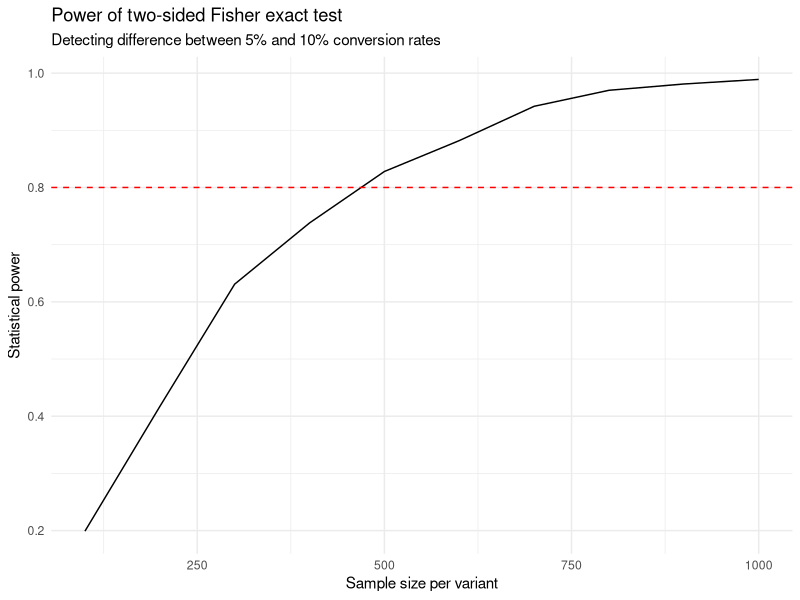

Here is the R script that generated this plot:
## ---- chunk 1
library(tidyverse)
## ---- chunk 2
results <- matrix(c(95, 80, 5, 20),
                 nrow = 2,
                 dimnames = list(
                   Variant = c("A", "B"),
                   Outcome = c("not converted", "converted")
                 ))
print(results)
## ---- chunk 3
fisher.test(results, alternative = "two.sided")
## ---- chunk 4
simulate_data <- function(n, p_a, p_b) {
  converted_a <- rbinom(1, n, p_a)
  converted_b <- rbinom(1, n, p_b)

  matrix(c(n - converted_a, n - converted_b, converted_a, converted_b),
         nrow = 2,
         dimnames = list(
           Variant = c("A", "B"),
           Outcome = c("not converted", "converted")
         ))
}

experiment <- function(n, p_a, p_b) {
  obs <- simulate_data(n, p_a, p_b)
  tryCatch(fisher.test(obs)$p.value, error = function(e) 1)
}

calculate_power <- function(sample_size, p_a = 0.05, p_b = 0.10, reps = 1000) {
  p_values <- replicate(reps, experiment(sample_size, p_a, p_b))
  sum(p_values < 0.05) / reps
}

power_results <- tibble(
  sample_size = seq(100, 1000, 100),
  power = map_dbl(sample_size, ~ calculate_power(.x))
)
## ---- chunk 5
power_results %>%
  ggplot(aes(x = sample_size, y = power)) +
  geom_line() +
  geom_hline(yintercept = 0.8, linetype = "dashed", color = "red") +
  theme_minimal() +
  labs(
    title = "Power of two-sided Fisher exact test",
    subtitle = "Detecting difference between 5% and 10% conversion rates",
    x = "Sample size per variant",
    y = "Statistical power"
  )
## ---- chunk 6
calculate_sample_size <- function(power_target = 0.8, n_start = 100, tol = 0.02, p_a = 0.05, p_b = 0.10) {
  max_reps <- 50
  n <- n_start
  nlast <- NULL
  current_power <- calculate_power(sample_size = n, p_a = p_a, p_b = p_b)
  n_reps <- 1

  while (abs(current_power - power_target) > tol && n_reps <= max_reps) {
    if (current_power < power_target) {
      nlast <- n
      n <- round(1.5 * n)
    } else if (is.null(nlast)) {
      nlast <- n
      n <- round(n / 1.5)
    } else {
      new_n <- round((n + nlast) / 2)
      nlast <- n
      n <- new_n
    }
    current_power <- calculate_power(sample_size = n, p_a = p_a, p_b = p_b)
    n_reps <- n_reps + 1
  }

  list(sample_size = n, power = current_power, iterations = n_reps)
}
## ---- chunk 7
required_sample_size <- calculate_sample_size(power_target = 0.8, p_a = 0.05, p_b = 0.10)
print(required_sample_size)
